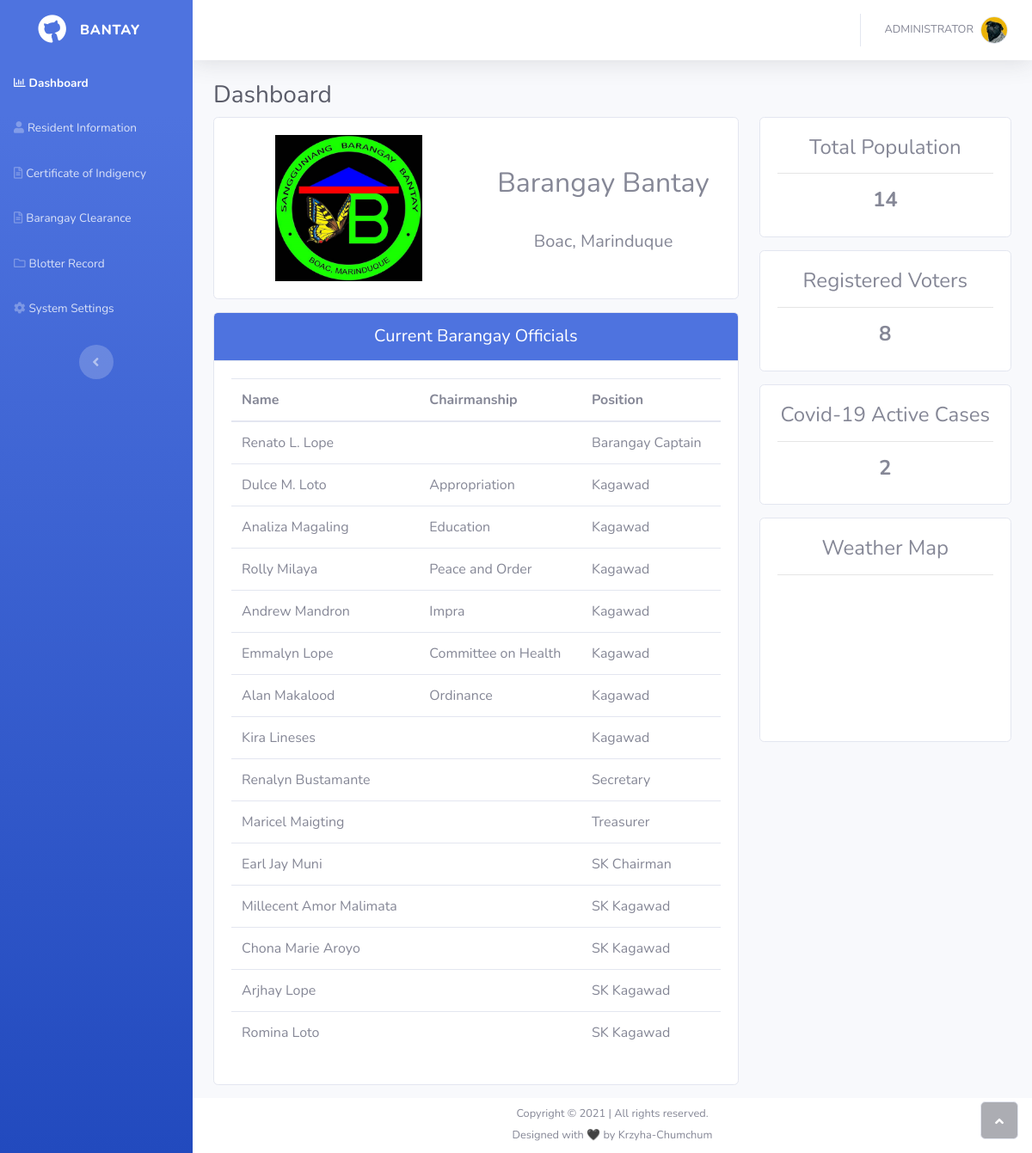
/Dashboard.php (signed in), run on the app's committed database.
### tables this page shows
CREATE TABLE `official_tbl` (
  `num` int(11) NOT NULL,
  `official_name` varchar(50) NOT NULL,
  `official_chairmanship` varchar(50) NOT NULL,
  `official_position` varchar(50) NOT NULL
);

CREATE TABLE `skofficial_tbl` (
  `num` int(11) NOT NULL,
  `skofficial_name` varchar(50) NOT NULL,
  `skofficial_chairmanship` varchar(50) NOT NULL,
  `skofficial_position` varchar(50) NOT NULL
);

CREATE TABLE `covid_tbl` (
  `num` int(11) NOT NULL,
  `covid_cases` int(11) NOT NULL
);

### Dashboard.php (the view, shortened to what this page needs)
<!DOCTYPE html>
<html>
<head>
    <link rel="stylesheet" href="assets/bootstrap/css/bootstrap.min.css">
    <link rel="stylesheet" href="assets/fonts/fontawesome-all.min.css">
</head>
<body id="page-top">
    <div id="wrapper">
        <nav class="navbar navbar-dark align-items-start sidebar sidebar-dark accordion bg-gradient-primary p-0">
            <div class="container-fluid d-flex flex-column p-0"><a class="navbar-brand d-flex justify-content-center align-items-center sidebar-brand m-0" href="Dashboard.php">
                    <div class="sidebar-brand-icon rotate-n-15"><i class="fab fa-github"></i></div>
                    <div class="sidebar-brand-text mx-3"><span>bantay</span></div>
                </a>
                <ul class="navbar-nav text-light" id="accordionSidebar">
                    <li class="nav-item"><a class="nav-link active" href="Dashboard.php"><i class="far fa-chart-bar"></i><span>Dashboard</span></a></li>
                    <li class="nav-item"><a class="nav-link" href="ResidentInformation.php"><i class="fas fa-user"></i><span>Resident Information</span></a></li>
                    <li class="nav-item"><a class="nav-link" href="CertofIndigency.php"><i class="far fa-file-alt"></i><span>Certificate of Indigency</span></a></li>
                    <li class="nav-item"><a class="nav-link" href="BrgyClearance.php"><i class="far fa-file-alt"></i><span>Barangay Clearance</span></a></li>
                    <li class="nav-item"><a class="nav-link" href="BlotterRecord.php"><i class="far fa-folder"></i><span>Blotter Record</span></a></li>
                    <?php
                        if($_SESSION["usertype"] == "Admin")
                        {
                            echo '<li class="nav-item"><a class="nav-link" href="SystemSettings.php"><i class="fas fa-cog"></i><span>System Settings</span></a></li>';
                        }
                    ?>
                </ul>
                <div class="text-center d-none d-md-inline"><button class="btn rounded-circle border-0" id="sidebarToggle" type="button"></button></div>
            </div>
        </nav>
        <div class="d-flex flex-column" id="content-wrapper">
            <div id="content">
                <nav class="navbar navbar-light navbar-expand bg-white shadow mb-4 topbar static-top">
                    <div class="container-fluid"><button class="btn btn-link d-md-none rounded-circle mr-3" id="sidebarToggleTop" type="button"><i class="fas fa-bars"></i></button>
                        <ul class="navbar-nav flex-nowrap ml-auto">
                            <li class="nav-item dropdown no-arrow">
                                <div class="nav-item dropdown no-arrow"><a class="dropdown-toggle nav-link" aria-expanded="false" data-toggle="dropdown" href="#"><span class="d-none d-lg-inline mr-2 text-gray-600 small"><?php echo $_SESSION["name"];?></span><img class="border rounded-circle img-profile" src="assets/img/avatars/avatar5.jpeg"></a>
                                </div>
                            </li>
                        </ul>
                    </div>
                </nav>
                <div class="container">
                    <div>
                        <h3 style="color: rgb(90,92,105);">Dashboard</h3>
                    </div>
                    <div class="row">
                        <div class="col-md-6 col-xl-8">
                            <div class="card" style="margin-bottom: 15px;">
                                <div class="card-body">
                                    <center>
                                    <div class="row">
                                        <div class="col"><img class="img-fluid" src="assets/img/bantaylogo.jpg" style="max-height: 170px;min-width: 170px;"></div>
                                        <div class="col">
                                            <h2 class="text-center" style="margin-top: 37px;">Barangay Bantay</h2>
                                            <h5 class="text-center" style="margin-top: 37px;">Boac, Marinduque</h5>
                                        </div>
                                    </div>
                                    </center>
                                </div>
                            </div>
                            <div class="card" style="margin-bottom: 15px;">
                                <div class="card-header text-center" style="background: var(--blue);height: 56px;">
                                    <p style="color: rgb(255,255,255);font-size: 20px;">Current Barangay Officials</p>
                                </div>
                                <div class="card-body">
                                    <div class="table-responsive">
                                        <table class="table">
                                            <thead class="">
                                                <tr>
                                                    <th>Name</th>
                                                    <th>Chairmanship</th>
                                                    <th>Position</th>
                                                </tr>
                                            </thead>
                                            <tbody>
                                                <?php
                                                    include "included/config.php";
                                                    $sql="SELECT * FROM official_tbl ";
                                                    $result = $conn->query($sql);
                                                    if ($result->num_rows > 0)
                                                    {
                                                        while($row = $result->fetch_assoc())
                                                        {
                                                            echo "<tr>";
                                                            echo "<td>" . $row['official_name'] . "</td>";
                                                            echo "<td>" . $row['official_chairmanship'] . "</td>";
                                                            echo "<td>" . $row['official_position'] . "</td>";
                                                            echo "</tr>";
                                                        }
                                                    }
                                                    else
                                                    {
                                                        $tablecontent = False;
                                                    }
                                                    $sql="SELECT * FROM skofficial_tbl";
                                                    $result = $conn->query($sql);
                                                    if ($result->num_rows > 0)
                                                    {
                                                        while($row = $result->fetch_assoc())
                                                        {
                                                            echo "<tr>";
                                                            echo "<td>" . $row['skofficial_name'] . "</td>";
                                                            echo "<td>" . $row['skofficial_chairmanship'] . "</td>";
                                                            echo "<td>" . $row['skofficial_position'] . "</td>";
                                                            echo "</tr>";
                                                        }
                                                    }
                                                    else
                                                    {
                                                        $tablecontent = False;
                                                    }
                                                ?>
                                            </tbody>
                                        </table>
                                    </div>
                                </div>
                            </div>
                        </div>
                        <div class="col-md-6 col-xl-4">
                            <div class="card" style="margin-bottom: 15px;">
                                <div class="card-body">
                                    <h4 style="text-align: center;">Total Population</h4>
                                    <hr>
                                    <?php
                                        include "included/config.php";
                                        $sql = "SELECT * FROM resident_tbl";
                                        $result = $conn->query($sql);
                                        $count = mysqli_num_rows($result);
                                        echo '<h4 class="font-weight-bolder" style="text-align: center;">' . $count . '</h4>';
                                    ?>
                                </div>
                            </div>
                            <div class="card" style="margin-bottom: 15px;">
                                <div class="card-body">
                                    <h4 style="text-align: center;">Registered Voters</h4>
                                    <hr>
                                    <?php
                                        include "included/config.php";
                                        $sql = "SELECT * FROM resident_tbl WHERE resident_voterstatus = 'Yes'";
                                        $result = $conn->query($sql);
                                        $count = mysqli_num_rows($result);
                                        echo '<h4 class="font-weight-bolder" style="text-align: center;">' . $count . '</h4>';
                                    ?>
                                </div>
                            </div>
                            <div class="card" style="margin-bottom: 15px;">
                                <div class="card-body">
                                    <h4 style="text-align: center;">Covid-19 Active Cases</h4>
                                    <hr>
                                    <?php
                                        include "included/config.php";
                                        $sql = "SELECT * FROM covid_tbl";
                                        $result = $conn->query($sql);
                                        $row = $result->fetch_assoc();
                                        echo '<h4 class="font-weight-bolder" style="text-align: center;">' . $row['covid_cases'] . '</h4>';
                                    ?>
                                </div>
                            </div>
                            <div class="card" style="margin-bottom: 15px;">
                                <div class="card-body">
                                <h4 style="text-align: center;">Weather Map</h4>
                                <hr>
                                <iframe src="https://embed.windy.com/embed2.html?lat=13.401&lon=121.995&detailLat=13.401&detailLon=121.995&width=650&height=450&zoom=10&level=surface&overlay=wind&product=ecmwf&menu=&message=&marker=&calendar=now&pressure=&type=map&location=coordinates&detail=&metricWind=default&metricTemp=default&radarRange=-1" frameborder="0"></iframe>
                                </div>
                            </div>
                        </div>
                    </div>
                </div>
            </div>
            <footer class="bg-white sticky-footer">
                <div class="container my-auto" style="height:10px;">
                    <div class="text-center my-auto copyright">
                        <div class="row" style="margin-top:-20px;">
                            <div class="col-12">
                                <span>Copyright © 2021 | All rights reserved.</span>
                            </div>
                            <div class="col-12">
                                <span>Designed with 🖤 by Krzyha-Chumchum</span>
                            </div>
                        </div>
                    </div>
                </div>
            </footer>
        </div><a class="border rounded d-inline scroll-to-top" href="#page-top"><i class="fas fa-angle-up"></i></a>
    </div>
</body>
</html>

### data on the page
official_tbl: official_name "Renato L. Lope", official_position "Barangay Captain"
official_tbl: official_name "Dulce M. Loto", official_chairmanship "Appropriation", official_position "Kagawad"
official_tbl: official_name "Analiza Magaling", official_chairmanship "Education", official_position "Kagawad"
official_tbl: official_name "Rolly Milaya", official_chairmanship "Peace and Order", official_position "Kagawad"
official_tbl: official_name "Andrew Mandron", official_chairmanship "Impra", official_position "Kagawad"
official_tbl: official_name "Emmalyn Lope", official_chairmanship "Committee on Health", official_position "Kagawad"
official_tbl: official_name "Alan Makalood", official_chairmanship "Ordinance", official_position "Kagawad"
official_tbl: official_name "Kira Lineses", official_position "Kagawad"
official_tbl: official_name "Renalyn Bustamante", official_position "Secretary"
official_tbl: official_name "Maricel Maigting", official_position "Treasurer"
skofficial_tbl: skofficial_name "Earl Jay Muni", skofficial_position "SK Chairman"
skofficial_tbl: skofficial_name "Millecent Amor Malimata", skofficial_position "SK Kagawad"
skofficial_tbl: skofficial_name "Chona Marie Aroyo", skofficial_position "SK Kagawad"
skofficial_tbl: skofficial_name "Arjhay Lope", skofficial_position "SK Kagawad"
skofficial_tbl: skofficial_name "Romina Loto", skofficial_position "SK Kagawad"
covid_tbl: covid_cases "2"

### other printed values
$_SESSION["name"] "ADMINISTRATOR"
$count "14"
$count "8"
